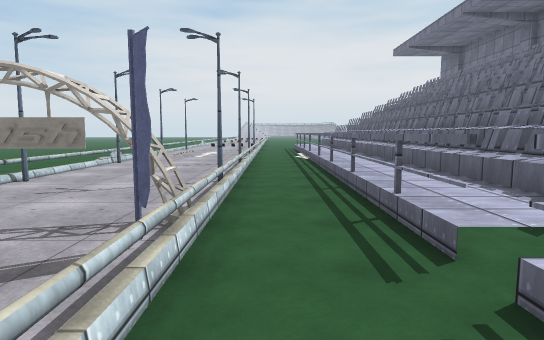
View 1 (above)

24 first-person views from a walk through a 3-D level made in the Unity game engine. The camera is 1.5 m above the floor, tilts 6° down and sees 75° across. The floor is counted in squares, 2 m on a side. Each view is taken from the middle of a square. On the plan, view 1 faces up. The plan holds only what a view shows up to about 11 squares ahead; the rest is blank. The place goes on beyond the plan. Some surface patterns are stand-ins.

View 2
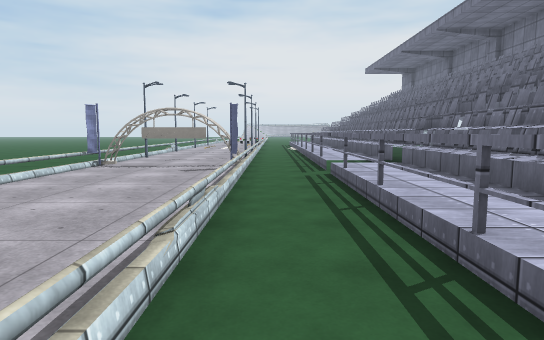

View 3
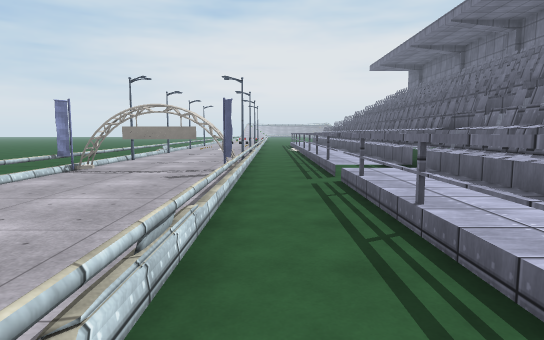

View 4
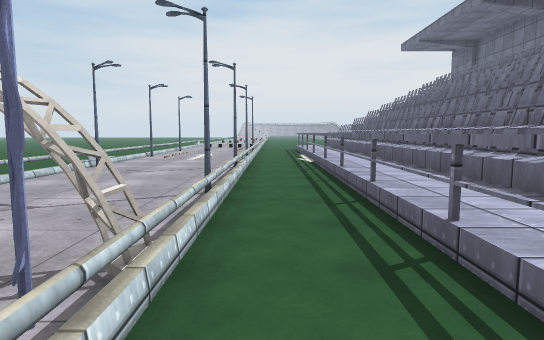

View 5
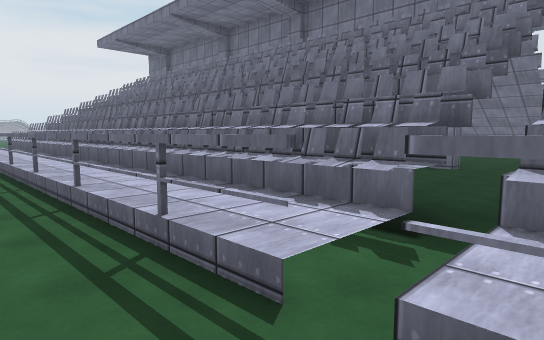

View 6
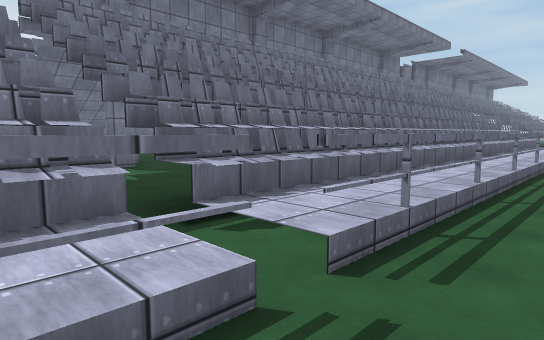

View 7
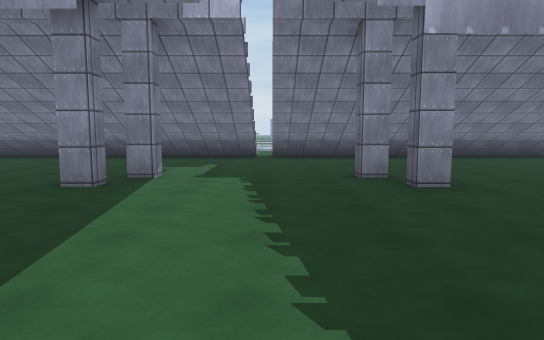

View 8
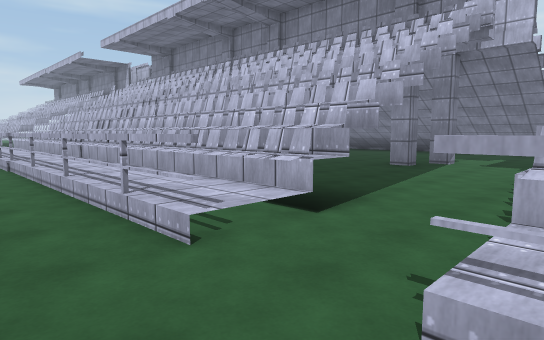

View 9
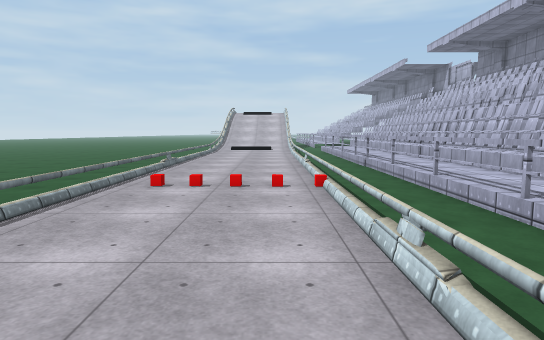

View 10
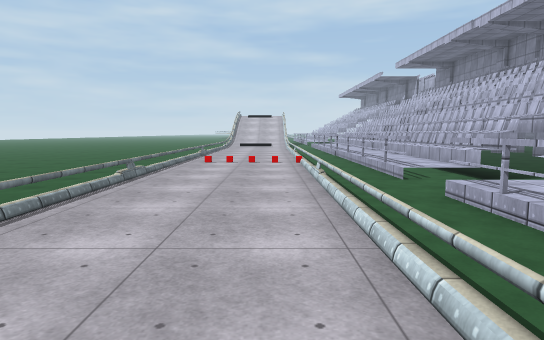

View 11
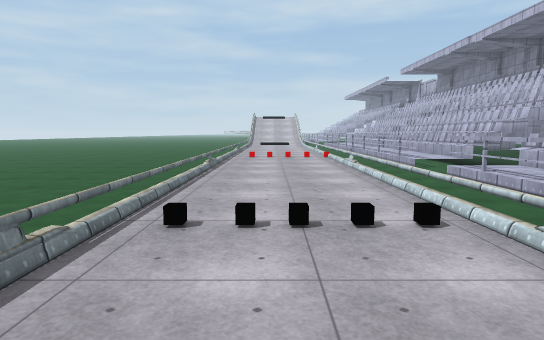

View 12
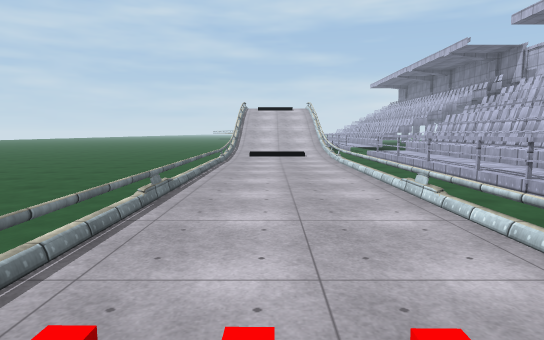

View 13
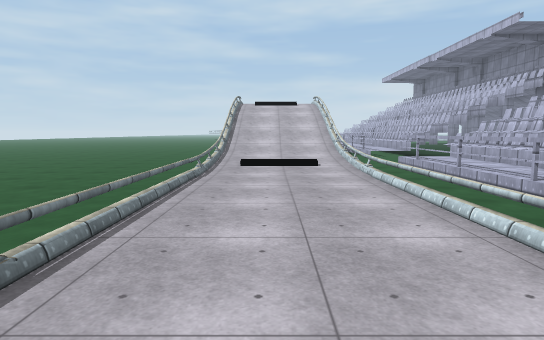

View 14
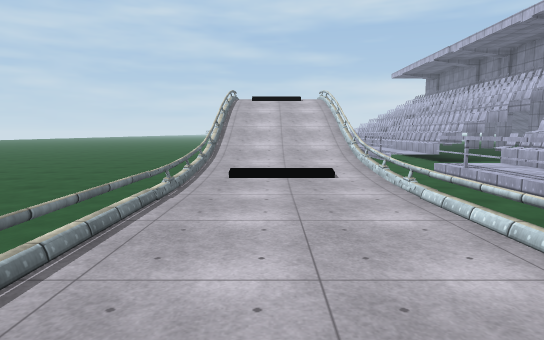

View 15
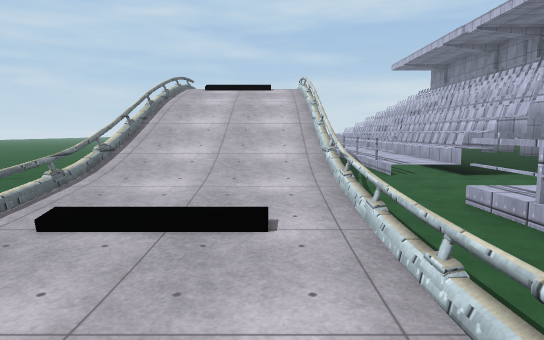

View 16
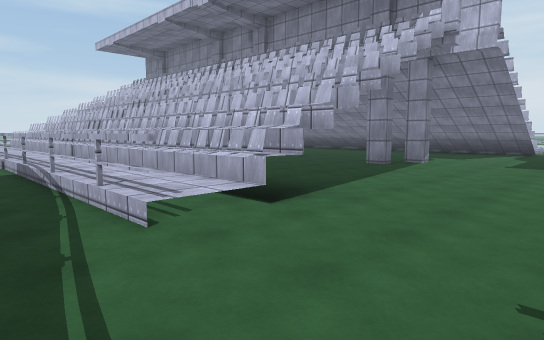

View 17
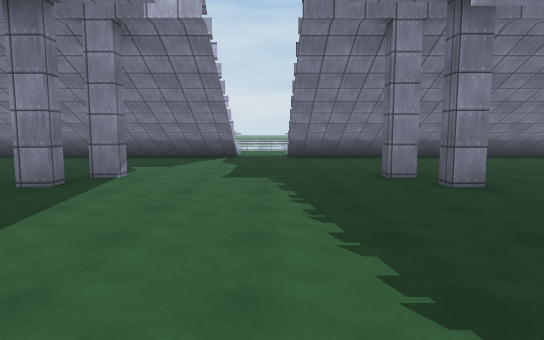

View 18
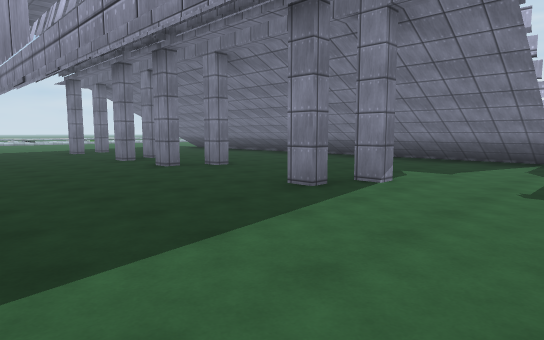

View 19
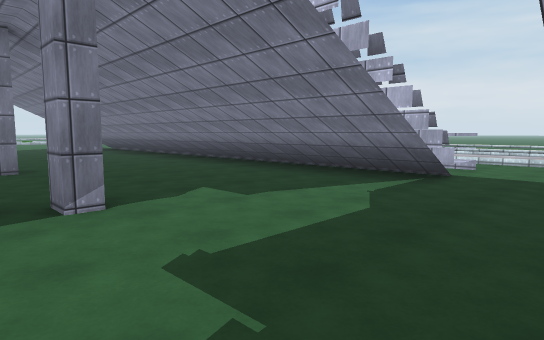

View 20
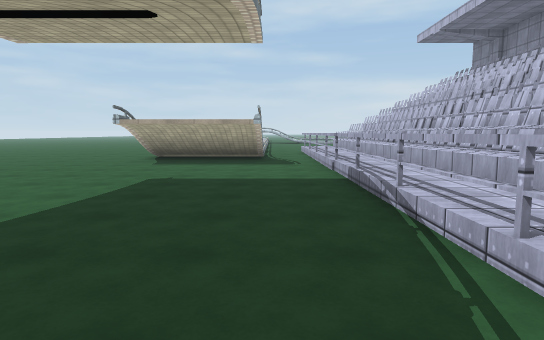

View 21
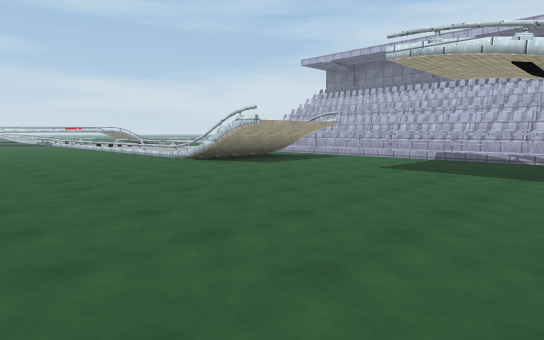

View 22
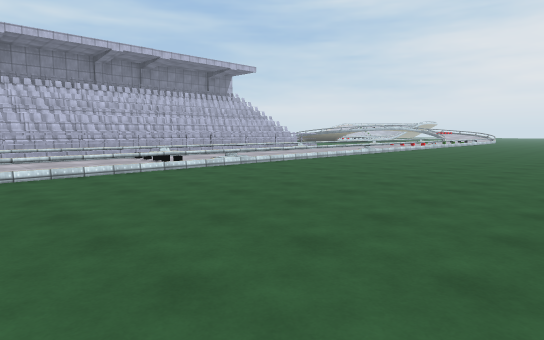

View 23
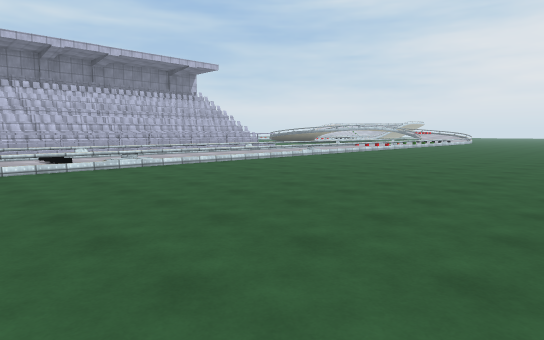

View 24
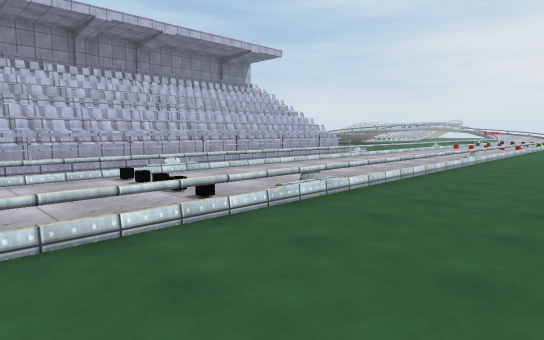

### Floor plan
Key: @ floor where view 1 was taken; # wall or solid block; . main floor; : floor 0.25 m higher than the main floor; + floor 0.5 m higher than the main floor; / step, stairs or slope; = window, fence, low wall or low ledge; ^ raised ledge; P pole; F flag; T thing the floor can be seen under or through; C red cube; O other object.
Columns run from 6 left of view 1 to 28 right of it. Each row starts with its distance up from view 1.
 12   P..O.#  #            /..=.......
 11   /.. .#  #         ^  /..=.......
 10 ../..=.#  #         ^+#/..=.......
  9 ../..=.#  #.       #^+ /..=.......
  8 ..P..P.#  #...     #^+ /..=........
  7 ../..=.#  #....    #^+ /..=........
  6 ../..=.#  #.....   #^+./O.=........
  5 ..P..P.#  #....... #^+./..=........
  4 ../..=.# ##...##...#^+./..=........
  3 ../OOO.# ##........##+#/..=.......
  2 ..F..F.###............./..=.......
  1   /..=.####........TT/#/..=.....
  0   /..=@##^#...#....T^+./..=......
 -1    ..=.##^#....#...T^+./..=.......
 -2    ..=.##^#........T^+.OOCC.......
 -3     .=.##^#........T^+./..=......
 -4      =.##^#...  .. #^+./..=......
 -5       .##^#.       #^+./..=....
 -6         #^#        #^+./..=.....
 -7         #^#.       #^+./..=......
 -8         #^#...     #^+./..=......
 -9         #^#....    #^+./..=.....
-10         #^#.....   #^+./..=......
-11           #....#.. #^+./:::.......
-12           #...#....#^+.////.......
-13         # #.........//#////......
-14      =.................////.......
-15   /. =.###.............////.......
-16   /. = ####........##+...  .......
-17          ##...##...#^+....  ......
-18           #........#^+...........
-19           #........#^+...........
-20           #........#^+...........
-21           #...#....#^+...........
-22           #....#...#^+..........
-23           #. ......#^+..........
-24              .##... ^+..///.....

Where each view was taken, in squares from view 1:
view 1: 0 up, 0 right, facing up
view 2: 5 down, 0 right, facing up
view 3: 4 down, 0 right, facing up
view 4: 1 up, 0 right, facing up
view 5: 1 up, 0 right, facing up-right
view 6: 3 up, 0 right, facing down-right
view 7: 2 up, 14 right, facing left
view 8: 3 up, 17 right, facing down-left
view 9: 3 up, 18 right, facing down
view 10: 7 up, 18 right, facing down
view 11: 9 up, 19 right, facing down
view 12: 1 down, 19 right, facing down
view 13: 4 down, 19 right, facing down
view 14: 6 down, 19 right, facing down
view 15: 9 down, 18 right, facing down
view 16: 13 down, 17 right, facing down-left
view 17: 14 down, 14 right, facing left
view 18: 14 down, 13 right, facing down-left
view 19: 13 down, 9 right, facing down-left
view 20: 15 down, 17 right, facing down
view 21: 17 down, 26 right, facing down-left
view 22: 2 up, 27 right, facing up-left
view 23: 4 up, 28 right, facing up-left
view 24: 4 up, 23 right, facing up-left
